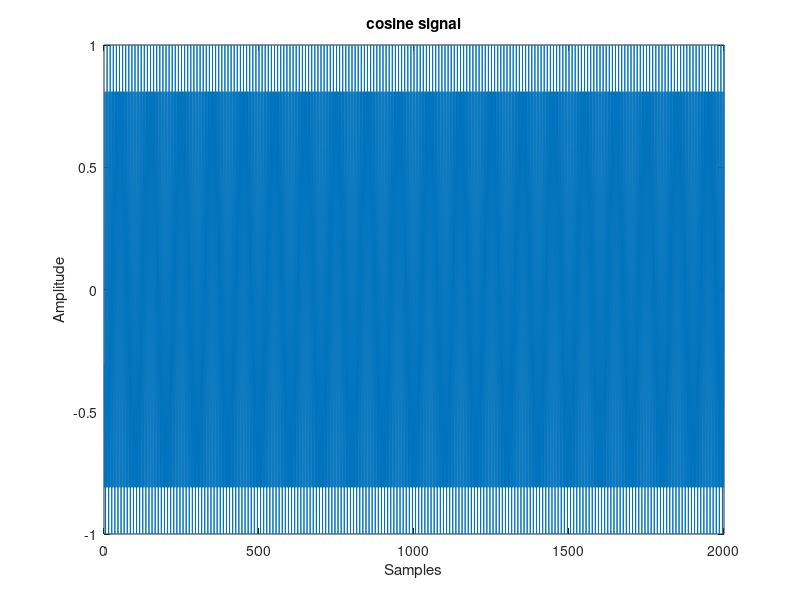
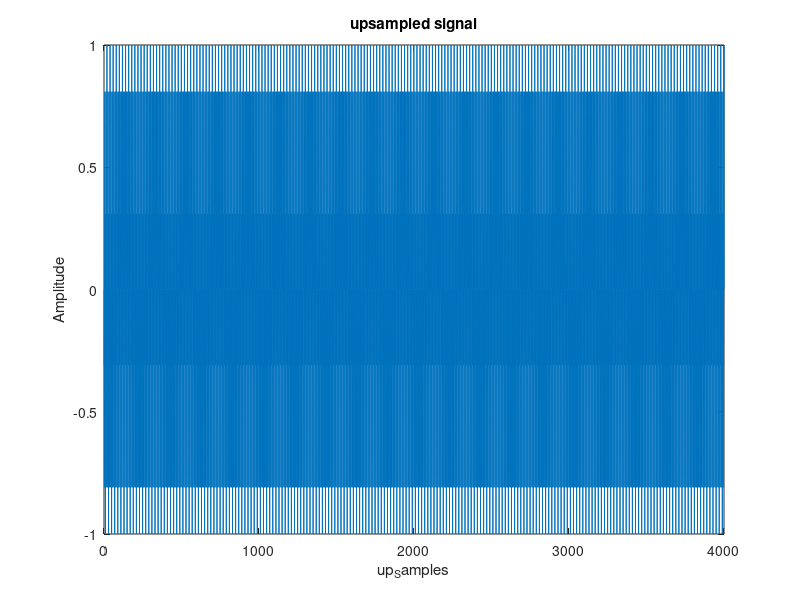
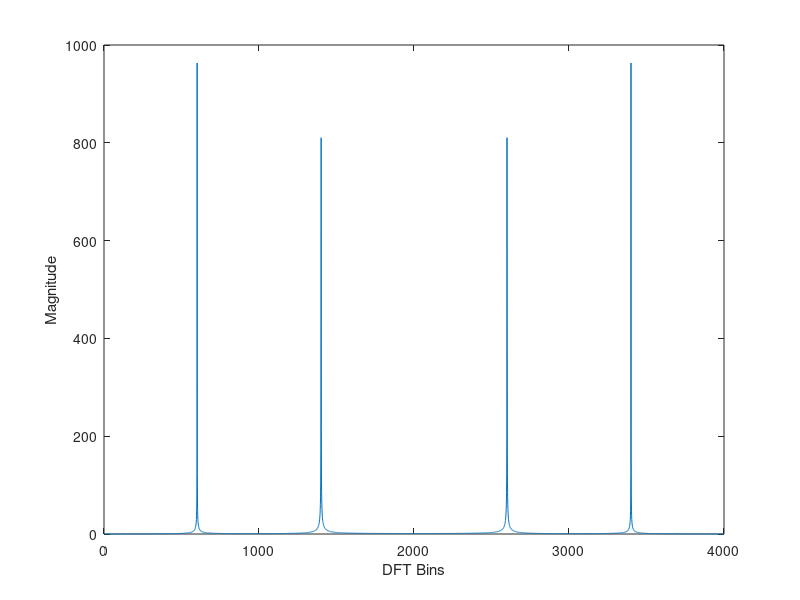
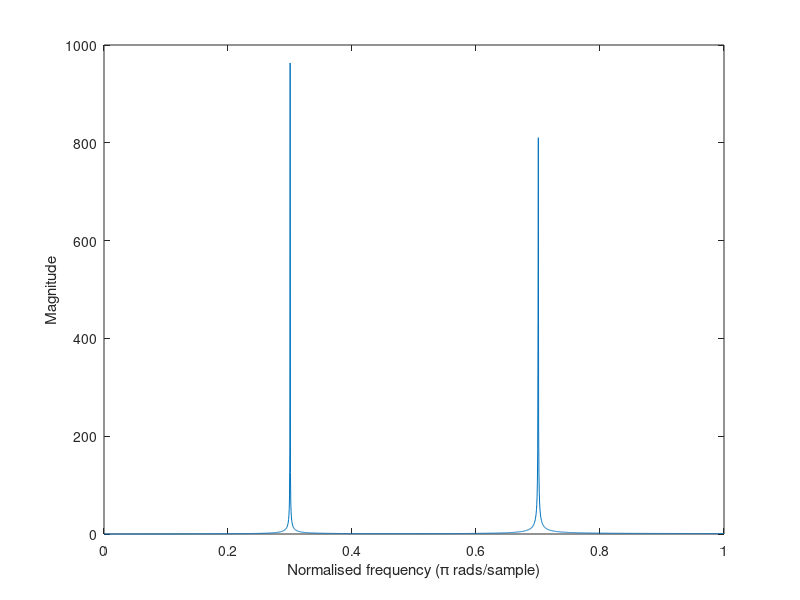

Source code (MATLAB) for these figures, in order: (Note: this script raises an error after producing the figures.)
%generate the noisy signal which will be filtered
y= cos(2*pi*300/1000*(1:2000));


%x = (x + 0.5*filtered_noise(500:500+length(x)-1))/length(x)*2;
% This script is available at https://dadorran.wordpress.com search for
% filtering matlab demo
figure(1);
plot(y)
title('cosine signal')
xlabel('Samples');
ylabel('Amplitude')
x=upsample(y,2);
figure(2);
plot(x)
title('upsampled signal')
xlabel('up_Samples');
ylabel('Amplitude')
x(end) = [];
%[b a] = fir1(2,[0.6 0.7],'bandpass');
%filtered_noise = filter(b,a,randn(1, length(x)*2));
 
%plot magnitude spectrum of the signal
X_mags = abs(fft(x));
figure(3)
plot(X_mags)
xlabel('DFT Bins')
ylabel('Magnitude')
 
%plot first half of DFT (normalised frequency)
num_bins = length(X_mags);
figure(4);
plot([0:1/(num_bins/2 -1):1], X_mags(1:num_bins/2))
xlabel('Normalised frequency (\pi rads/sample)')
ylabel('Magnitude')
 
%design a second order filter using a butterworth design technique 
[b a] = fir1(2, 0.7, 'high')
 
%Show the signal flow diagram of the filter/system
%this function available from https://dadorran.wordpress.com
% create_signal_flow(b,a) 
 
%plot the frequency response (normalised frequency)
H = freqz(b,a, floor(num_bins/2));
hold on
figure(5);
plot([0:1/(num_bins/2 -1):1], abs(H),'r');
 
%filter the signal using the b and a coefficients obtained from
%the butter filter design function
x_filtered = filter(b,a,x);
 
%plot the filtered signal
figure(6)
plot(x_filtered,'r')
title('Filtered Signal - Using Second Order Butterworth')
xlabel('Samples');
ylabel('Amplitude')